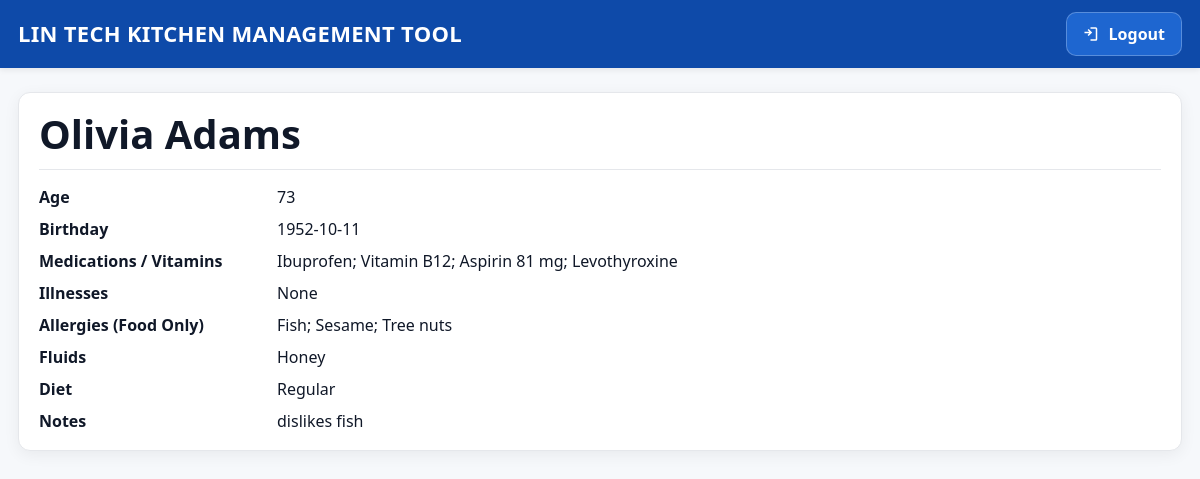
Page /resident/47/print?auto=1 (signed in) on the committed database.
### models.py (models this page shows, shortened)
class Resident(db.Model):
    id = db.Column(db.Integer, primary_key=True)
    first_name = db.Column(db.String(80), nullable=False, index=True)
    last_name = db.Column(db.String(80), nullable=False, index=True)
    birthday = db.Column(db.Date, nullable=True)
    medications = db.Column(db.Text, nullable=True)
    illnesses = db.Column(db.Text, nullable=True)
    allergies = db.Column(db.Text, nullable=True)
    fluids = db.Column(db.String(80), nullable=True)
    diet = db.Column(db.String(120), nullable=True)
    notes = db.Column(db.Text, nullable=True)
    created_at = db.Column(db.DateTime, default=datetime.utcnow)

### app.py (the view)
    @app.route("/resident/<int:rid>/print")
    @login_required
    def resident_print(rid):
        r = Resident.query.get_or_404(rid)
        auto = bool(request.args.get("auto"))
        return render_template("resident_print.html", r=r, auto_print=auto)

### app.py (called while the page is built)
def _calc_age(bday):
    if not bday:
        return None
    t = date.today()
    return t.year - bday.year - ((t.month, t.day) < (bday.month, bday.day))

### templates/resident_print.html (shortened to what this page needs)
{% extends "base.html" %}
{% block content %}
{% set full_name = (r.first_name ~ ' ' ~ r.last_name).strip() %}
<div class="print-card">
  <h1 style="margin:0 0 12px;">{{ full_name }}</h1>
  <hr style="border:none; border-top:1px solid var(--line); margin:12px 0 16px;">
  <div class="row">
    <div class="label">Age</div>        <div>{{ age(r.birthday) }}</div>
    <div class="label">Birthday</div>   <div>{{ r.birthday.strftime('%Y-%m-%d') if r.birthday else '' }}</div>
    <div class="label">Medications / Vitamins</div> <div>{{ r.medications or '—' }}</div>
    <div class="label">Illnesses</div>  <div>{{ r.illnesses or '—' }}</div>
    <div class="label">Allergies (Food Only)</div> <div>{{ r.allergies or '—' }}</div>
    <div class="label">Fluids</div>     <div>{{ r.fluids or '—' }}</div>
    <div class="label">Diet</div>       <div>{{ r.diet or '—' }}</div>
    <div class="label">Notes</div>      <div>{{ r.notes or '—' }}</div>
  </div>
</div>
{% endblock %}

### templates/base.html (style rules this page uses)
:root { --bg:#f6f8fb; --card:#ffffff; --text:#101828; --line:#e5e7eb; --primary:#1e66d0; --primary-600:#1b59b5; --danger:#dc2626; --shadow:0 6px 24px rgba(16,24,40,.06); --radius:12px; --radius-sm:10px; }
* { box-sizing:border-box; }
html,body { height:100%; }
body { margin:0; background:var(--bg); color:var(--text); -webkit-font-smoothing:antialiased; font-family: system-ui,-apple-system,Segoe UI,Roboto,"Helvetica Neue",Arial,"Noto Sans"; }
h1 { font-size:40px; line-height:1.15; margin:0 0 18px; }
.row { display:flex; gap:10px; align-items:center; flex-wrap:wrap; }

### rows in the picture
Resident: birthday "73", birthday "1952-10-11", medications "Ibuprofen; Vitamin B12; Aspirin 81 mg; Levothyroxine", illnesses "None", allergies "Fish; Sesame; Tree nuts", fluids "Honey", diet "Regular", notes "dislikes fish"

### other values in the picture
{{ full_name }} "Olivia Adams"
